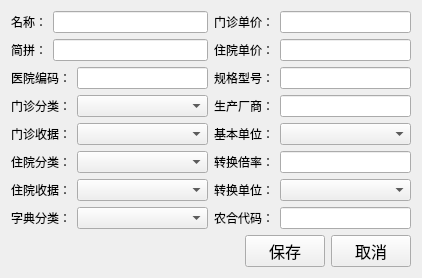
<?xml version="1.0" encoding="UTF-8"?>
<ui version="4.0">
 <class>Drugdictionaryadd</class>
 <widget class="QWidget" name="Drugdictionaryadd">
  <property name="geometry">
   <rect>
    <x>0</x>
    <y>0</y>
    <width>422</width>
    <height>276</height>
   </rect>
  </property>
  <property name="windowTitle">
   <string>增加</string>
  </property>
  <layout class="QVBoxLayout" name="verticalLayout_3">
   <item>
    <layout class="QHBoxLayout" name="horizontalLayout_19">
     <item>
      <layout class="QVBoxLayout" name="verticalLayout_2">
       <item>
        <layout class="QHBoxLayout" name="horizontalLayout">
         <item>
          <widget class="QLabel" name="label">
           <property name="text">
            <string>名称：</string>
           </property>
          </widget>
         </item>
         <item>
          <widget class="QLineEdit" name="lineEdit"/>
         </item>
        </layout>
       </item>
       <item>
        <layout class="QHBoxLayout" name="horizontalLayout_2">
         <item>
          <widget class="QLabel" name="label_2">
           <property name="text">
            <string>简拼：</string>
           </property>
          </widget>
         </item>
         <item>
          <widget class="QLineEdit" name="lineEdit_2"/>
         </item>
        </layout>
       </item>
       <item>
        <layout class="QHBoxLayout" name="horizontalLayout_3">
         <item>
          <widget class="QLabel" name="label_3">
           <property name="text">
            <string>医院编码：</string>
           </property>
          </widget>
         </item>
         <item>
          <widget class="QLineEdit" name="lineEdit_3"/>
         </item>
        </layout>
       </item>
       <item>
        <layout class="QHBoxLayout" name="horizontalLayout_4">
         <item>
          <widget class="QLabel" name="label_4">
           <property name="text">
            <string>门诊分类：</string>
           </property>
          </widget>
         </item>
         <item>
          <widget class="QComboBox" name="mzclascomboBox">
           <property name="sizePolicy">
            <sizepolicy hsizetype="Expanding" vsizetype="Fixed">
             <horstretch>0</horstretch>
             <verstretch>0</verstretch>
            </sizepolicy>
           </property>
          </widget>
         </item>
        </layout>
       </item>
       <item>
        <layout class="QHBoxLayout" name="horizontalLayout_5">
         <item>
          <widget class="QLabel" name="label_5">
           <property name="text">
            <string>门诊收据：</string>
           </property>
          </widget>
         </item>
         <item>
          <widget class="QComboBox" name="mzreceiptcomboBox">
           <property name="sizePolicy">
            <sizepolicy hsizetype="Expanding" vsizetype="Fixed">
             <horstretch>0</horstretch>
             <verstretch>0</verstretch>
            </sizepolicy>
           </property>
          </widget>
         </item>
        </layout>
       </item>
       <item>
        <layout class="QHBoxLayout" name="horizontalLayout_6">
         <item>
          <widget class="QLabel" name="label_6">
           <property name="text">
            <string>住院分类：</string>
           </property>
          </widget>
         </item>
         <item>
          <widget class="QComboBox" name="comboBox_3">
           <property name="sizePolicy">
            <sizepolicy hsizetype="Expanding" vsizetype="Fixed">
             <horstretch>0</horstretch>
             <verstretch>0</verstretch>
            </sizepolicy>
           </property>
          </widget>
         </item>
        </layout>
       </item>
       <item>
        <layout class="QHBoxLayout" name="horizontalLayout_7">
         <item>
          <widget class="QLabel" name="label_7">
           <property name="text">
            <string>住院收据：</string>
           </property>
          </widget>
         </item>
         <item>
          <widget class="QComboBox" name="comboBox_4">
           <property name="sizePolicy">
            <sizepolicy hsizetype="Expanding" vsizetype="Fixed">
             <horstretch>0</horstretch>
             <verstretch>0</verstretch>
            </sizepolicy>
           </property>
          </widget>
         </item>
        </layout>
       </item>
       <item>
        <layout class="QHBoxLayout" name="horizontalLayout_18">
         <item>
          <widget class="QLabel" name="label_15">
           <property name="text">
            <string>字典分类：</string>
           </property>
          </widget>
         </item>
         <item>
          <widget class="QComboBox" name="comboBox_7">
           <property name="sizePolicy">
            <sizepolicy hsizetype="Expanding" vsizetype="Fixed">
             <horstretch>0</horstretch>
             <verstretch>0</verstretch>
            </sizepolicy>
           </property>
          </widget>
         </item>
        </layout>
       </item>
      </layout>
     </item>
     <item>
      <layout class="QVBoxLayout" name="verticalLayout">
       <item>
        <layout class="QHBoxLayout" name="horizontalLayout_13">
         <item>
          <widget class="QLabel" name="label_13">
           <property name="text">
            <string>门诊单价：</string>
           </property>
          </widget>
         </item>
         <item>
          <widget class="QLineEdit" name="lineEdit_7"/>
         </item>
        </layout>
       </item>
       <item>
        <layout class="QHBoxLayout" name="horizontalLayout_14">
         <item>
          <widget class="QLabel" name="label_14">
           <property name="text">
            <string>住院单价：</string>
           </property>
          </widget>
         </item>
         <item>
          <widget class="QLineEdit" name="lineEdit_8"/>
         </item>
        </layout>
       </item>
       <item>
        <layout class="QHBoxLayout" name="horizontalLayout_9">
         <item>
          <widget class="QLabel" name="label_9">
           <property name="text">
            <string>规格型号：</string>
           </property>
          </widget>
         </item>
         <item>
          <widget class="QLineEdit" name="lineEdit_5"/>
         </item>
        </layout>
       </item>
       <item>
        <layout class="QHBoxLayout" name="horizontalLayout_10">
         <item>
          <widget class="QLabel" name="label_10">
           <property name="text">
            <string>生产厂商：</string>
           </property>
          </widget>
         </item>
         <item>
          <widget class="QLineEdit" name="lineEdit_6"/>
         </item>
        </layout>
       </item>
       <item>
        <layout class="QHBoxLayout" name="horizontalLayout_11">
         <item>
          <widget class="QLabel" name="label_11">
           <property name="text">
            <string>基本单位：</string>
           </property>
          </widget>
         </item>
         <item>
          <widget class="QComboBox" name="comboBox_5">
           <property name="sizePolicy">
            <sizepolicy hsizetype="Expanding" vsizetype="Fixed">
             <horstretch>0</horstretch>
             <verstretch>0</verstretch>
            </sizepolicy>
           </property>
          </widget>
         </item>
        </layout>
       </item>
       <item>
        <layout class="QHBoxLayout" name="horizontalLayout_17">
         <item>
          <widget class="QLabel" name="label_17">
           <property name="text">
            <string>转换倍率：</string>
           </property>
          </widget>
         </item>
         <item>
          <widget class="QLineEdit" name="lineEdit_9"/>
         </item>
        </layout>
       </item>
       <item>
        <layout class="QHBoxLayout" name="horizontalLayout_16">
         <item>
          <widget class="QLabel" name="label_16">
           <property name="text">
            <string>转换单位：</string>
           </property>
          </widget>
         </item>
         <item>
          <widget class="QComboBox" name="comboBox_8">
           <property name="sizePolicy">
            <sizepolicy hsizetype="Expanding" vsizetype="Fixed">
             <horstretch>0</horstretch>
             <verstretch>0</verstretch>
            </sizepolicy>
           </property>
          </widget>
         </item>
        </layout>
       </item>
       <item>
        <layout class="QHBoxLayout" name="horizontalLayout_8">
         <item>
          <widget class="QLabel" name="label_8">
           <property name="text">
            <string>农合代码：</string>
           </property>
          </widget>
         </item>
         <item>
          <widget class="QLineEdit" name="lineEdit_4"/>
         </item>
        </layout>
       </item>
      </layout>
     </item>
    </layout>
   </item>
   <item>
    <layout class="QHBoxLayout" name="horizontalLayout_15">
     <item>
      <spacer name="horizontalSpacer">
       <property name="orientation">
        <enum>Qt::Horizontal</enum>
       </property>
       <property name="sizeHint" stdset="0">
        <size>
         <width>40</width>
         <height>20</height>
        </size>
       </property>
      </spacer>
     </item>
     <item>
      <widget class="QPushButton" name="saveButton">
       <property name="font">
        <font>
         <family>Agency FB</family>
         <pointsize>12</pointsize>
        </font>
       </property>
       <property name="text">
        <string>保存</string>
       </property>
      </widget>
     </item>
     <item>
      <widget class="QPushButton" name="cancelButton">
       <property name="font">
        <font>
         <family>Agency FB</family>
         <pointsize>12</pointsize>
        </font>
       </property>
       <property name="text">
        <string>取消</string>
       </property>
      </widget>
     </item>
    </layout>
   </item>
  </layout>
 </widget>
 <layoutdefault spacing="6" margin="11"/>
 <resources/>
 <connections/>
</ui>
